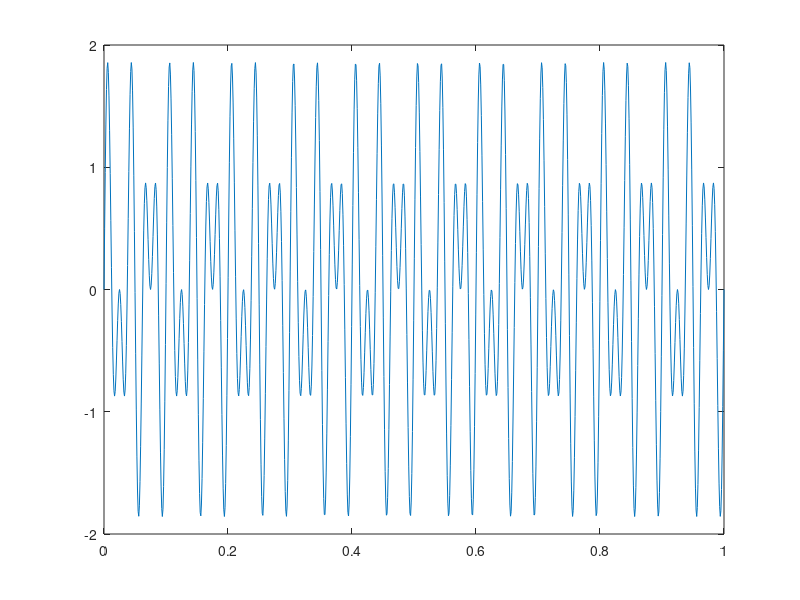
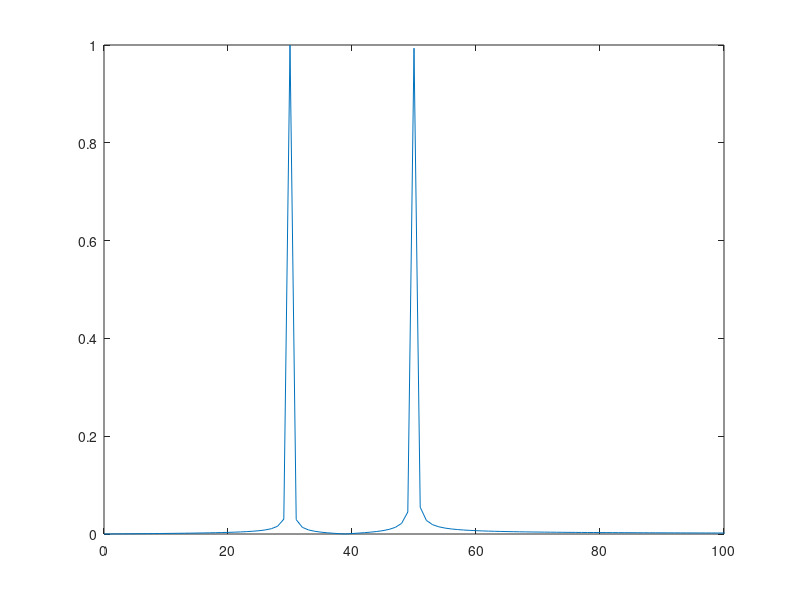

MATLAB code to generate these figures, in order:
clc;
close all;
clear all;

t = linspace(0, 1, 1000);
y = sin(2*pi*30*t) + sin(2*pi*50*t);     % frequency of 30 Hz
plot(t,y)
Fs = 1000; % Lung High band sampling frequency
L = 1000; % length of signal in ms

Y = fft(y);
P2 = abs(Y/L);
P1 = P2(1:L/2+1);
P1(2:end-1) = 2*P1(2:end-1);
f = Fs*(0:(L/2))/L;

figure
plot(f,P1) 
xlim([0,100])
z = (abs(fft(y)));
[maxValue,indexMax] = max(abs(fft(y-mean(y))));
frequency = indexMax * Fs / L

